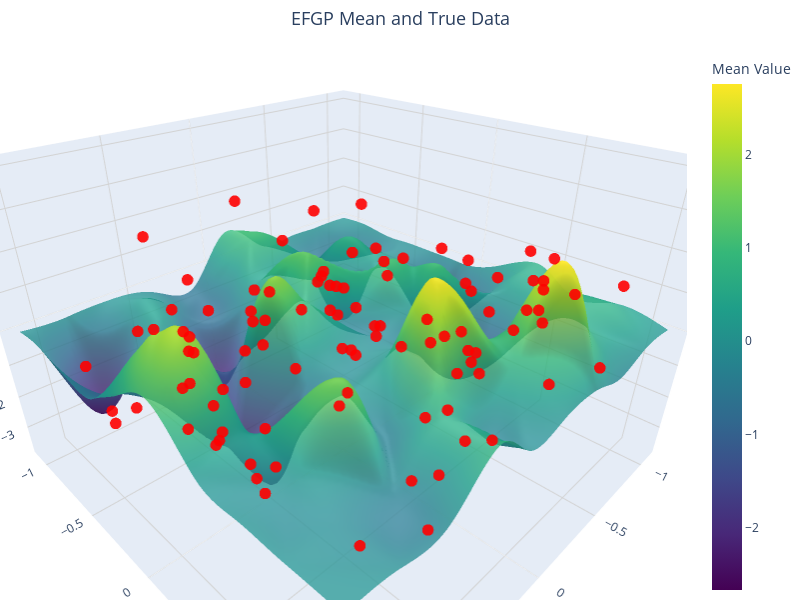

Notebook source saved alongside this figure:
### Code cell
beta, xis, ytrg, ws, toeplitz = efgp_nd(
    x=x,
    y=y,
    sigmasq=sigmasq,
    kernel=kernel,
    eps=EPSILON,
    x_new=x_new,

    opts={'cg_tolerance': cg_tol, 'estimate_variance': True,
    'variance_method':'regular','early_stopping': True}
)
if d == 2:

    import plotly.graph_objects as go
    import numpy as np
    from scipy.interpolate import griddata

    # --- Prepare Data for Plotting ---
    # Extract x1, x2 coordinates and mean values from tensors
    x1 = x_new[:, 0].cpu().numpy()
    x2 = x_new[:, 1].cpu().numpy()
    mean_values = ytrg['mean'].cpu().numpy()

    # Create a grid for the surface plot
    x1_grid = np.linspace(x1.min(), x1.max(), 100)
    x2_grid = np.linspace(x2.min(), x2.max(), 100)
    X1, X2 = np.meshgrid(x1_grid, x2_grid)

    # Interpolate mean values onto the grid for smooth surface visualization
    mean_surface = griddata(
        points=(x1, x2), 
        values=mean_values, 
        xi=(X1, X2), 
        method='cubic'
    )

    # --- Create Interactive 3D Plot ---
    fig = go.Figure()

    # Add the mean surface with transparency
    fig.add_trace(go.Surface(
        z=mean_surface,
        x=X1,
        y=X2,
        colorscale='Viridis',
        opacity=0.8,  # Adjust transparency for better visualization
        name='EFGP Mean',
        colorbar=dict(
            title=dict(
                text="Mean Value",
                font=dict(size=14)
            ),
            tickfont=dict(size=12)
        )
    ))

    # Add scatter points for the true data
    fig.add_trace(go.Scatter3d(
        x=x[:, 0].cpu().numpy(),
        y=x[:, 1].cpu().numpy(),
        z=y.cpu().numpy(),
        mode='markers',
        marker=dict(
            size=4,  # Smaller scatter points
            color='red',
            opacity=0.9,  # Slight transparency for markers
            symbol='circle'
        ),
        name='True Data'
    ))

    # --- Update Layout for Better Visualization ---
    fig.update_layout(
        scene=dict(
            aspectmode='manual',
            aspectratio=dict(x=1.5, y=1.5, z=1), # Make x and y dimensions wider relative to z
            xaxis=dict(
                title=dict(
                    text='x₁',
                    font=dict(size=16)
                ),
                tickfont=dict(size=12),
                showgrid=True,
                gridcolor='lightgray'
            ),
            yaxis=dict(
                title=dict(
                    text='x₂',
                    font=dict(size=16)
                ),
                tickfont=dict(size=12),
                showgrid=True,
                gridcolor='lightgray'
            ),
            zaxis=dict(
                title=dict(
                    text='Mean/True Data',
                    font=dict(size=16)
                ),
                tickfont=dict(size=12),
                showgrid=True,
                gridcolor='lightgray'
            ),
            camera=dict(
                eye=dict(x=1.25, y=1.25, z=1)  # Adjust camera angle for better view
            )
        ),
        title=dict(
            text='EFGP Mean and True Data',
            font=dict(size=18),
            x=0.5,  # Center the title
            xanchor='center'
        ),
        legend=dict(
            x=0.8,
            y=0.9,
            font=dict(size=12),
            bgcolor='rgba(255, 255, 255, 0.8)',  # Add a semi-transparent background
            bordercolor='black',
            borderwidth=1
        ),
        margin=dict(l=0, r=0, t=50, b=0),  # Reduce margins for a cleaner look
        width=800,  # Increase figure width
        height=600   # Increase figure height
    )

    # Display the plot
    fig.show()

### Figure 1 — Plotly figure (JSON) as saved in the notebook; plotly's stock layout.template omitted (floating-point values rounded to 4 significant figures; data arrays with more than 128 entries replaced by an {"elided": "..."} marker saying what was removed)
{"data": [{"colorbar": {"tickfont": {"size": 12}, "title": {"font": {"size": 14}, "text": "Mean Value"}}, "colorscale": [[0, "#440154"], [0.1111, "#482878"], [0.2222, "#3e4989"], [0.3333, "#31688e"], [0.4444, "#26828e"], [0.5556, "#1f9e89"], [0.6667, "#35b779"], [0.7778, "#6ece58"], [0.8889, "#b5de2b"], [1, "#fde725"]], "name": "EFGP Mean", "opacity": 0.8, "type": "surface", "x": {"elided": "100x100 float values"}, "y": {"elided": "100x100 float values"}, "z": {"elided": "100x100 float values"}}, {"marker": {"color": "red", "opacity": 0.9, "size": 4, "symbol": "circle"}, "mode": "markers", "name": "True Data", "type": "scatter3d", "x": [-0.8815, -0.8927, -0.8201, 0.224, -0.3429, -0.6776, -0.2912, -0.04272, 0.9726, 0.2684, -0.7517, 0.599, 0.3934, 0.3085, 0.5807, 0.6468, -0.4707, -0.2973, 0.1211, 0.4843, -0.8469, 0.6545, -0.1845, 0.1278, -0.2973, 0.6555, 0.5717, 0.1987, -0.9749, 0.4972, 0.854, 0.9679, -0.3496, -0.9437, -0.1525, -0.9326, 0.3832, 0.1277, -0.6477, 0.6322, -0.3356, -0.6503, -0.08011, 0.4091, -0.1243, -0.1072, 0.2678, 0.3651, 0.3546, 0.08539, -0.7862, -0.1581, -0.1774, -0.3236, 0.2866, -0.9163, 0.5017, 0.3561, 0.5378, 0.1768, 0.9055, 0.9921, -0.155, 0.08215, 0.1037, -0.3168, 0.578, 0.491, 0.4819, -0.6416, 0.87, 0.3794, -0.5247, -0.2618, 0.9509, 0.5609, 0.6536, 0.8988, 0.2535, 0.8611, -0.467, -0.3436, -0.8757, -0.1459, 0.5931, -0.3193, -0.7986, 0.5725, -0.3091, -0.8661, 0.672, -0.8344, 0.9362, -0.6705, -0.5137, 0.1735, 0.3455, 0.4457, 0.7965, -0.4579], "y": [-0.4999, 0.236, -0.08946, -0.344, -0.3922, 0.63, -0.2333, 0.04013, -0.6918, -0.04773, -0.7523, 0.09348, -0.1535, -0.8958, 0.9881, -0.4363, -0.04295, -0.2057, 0.9269, -0.149, 0.5527, 0.6337, -0.3953, -0.9642, 0.533, 0.6733, -0.04039, -0.3473, 0.05439, -0.007879, -0.7866, 0.04091, -0.5577, 0.2318, -0.252, 0.4078, -0.4998, 0.1188, -0.5083, -0.1873, 0.7568, 0.06102, 0.6058, 0.7736, 0.09672, -0.9498, -0.3536, 0.962, -0.09758, 0.754, 0.5764, 0.797, 0.07367, 0.8372, 0.823, 0.9072, -0.6122, 0.978, 0.6802, 0.5019, -0.1124, 0.3742, 0.9847, 0.7103, 0.7257, -0.3751, -0.2905, -0.5285, -0.653, 0.9845, 0.5404, -0.2806, 0.8579, 0.7863, -0.5527, 0.9984, -0.1178, -0.4056, 0.7011, 0.9328, 0.4423, -0.846, -0.7975, -0.3063, 0.02961, -0.4274, -0.5272, -0.4606, 0.4543, -0.5185, -0.744, -0.138, 0.2101, 0.6627, -0.6833, -0.1006, -0.2562, -0.7975, -0.1577, 0.2594], "z": [-0.9168, -0.7996, -2.402, -0.7025, -1.06, 0.4721, -1.791, -0.7438, -0.4018, -0.6132, -1.592, -3.025, 1.57, -1.484, -0.7823, -2.509, 1.121, -0.3529, -0.3151, -0.7279, 0.5862, 1.201, 2.362, -1.116, -0.3867, 1.594, -2.641, -0.02613, -0.6195, -1.667, -2.737, 4.016, -0.2882, 0.1985, -0.2384, 1.309, -2.113, 0.02452, 1.798, -2.167, 2.133, 1.286, 1.092, -0.9405, -0.236, 2.013, 0.06766, 2.409, 1.554, 1.334, 0.9948, 1.371, -0.09489, 2.795, 0.6103, 1.212, -0.278, 2.009, 2.699, 1.059, 1.719, 0.5451, 0.4882, 2.739, 3.281, -0.04325, -1.546, 1.332, -2.054, -0.2905, 0.1773, -0.3835, 1.632, 1.618, -1.401, 0.4884, -1.633, -1.045, -0.01292, -0.2569, -3.623, 0.5957, -0.57, 0.7032, -2.792, -0.1118, 0.1311, -0.3621, -0.9415, -0.4206, -0.1902, -1.7, 1.995, 0.1907, -0.4496, 0.7288, 0.7205, -0.1189, -0.1044, -0.6134]}], "layout": {"height": 600, "legend": {"bgcolor": "rgba(255, 255, 255, 0.8)", "bordercolor": "black", "borderwidth": 1, "font": {"size": 12}, "x": 0.8, "y": 0.9}, "margin": {"b": 0, "l": 0, "r": 0, "t": 50}, "scene": {"aspectmode": "manual", "aspectratio": {"x": 1.5, "y": 1.5, "z": 1}, "camera": {"eye": {"x": 1.25, "y": 1.25, "z": 1}}, "xaxis": {"gridcolor": "lightgray", "showgrid": true, "tickfont": {"size": 12}, "title": {"font": {"size": 16}, "text": "x₁"}}, "yaxis": {"gridcolor": "lightgray", "showgrid": true, "tickfont": {"size": 12}, "title": {"font": {"size": 16}, "text": "x₂"}}, "zaxis": {"gridcolor": "lightgray", "showgrid": true, "tickfont": {"size": 12}, "title": {"font": {"size": 16}, "text": "Mean/True Data"}}}, "title": {"font": {"size": 18}, "text": "EFGP Mean and True Data", "x": 0.5, "xanchor": "center"}, "width": 800}}
